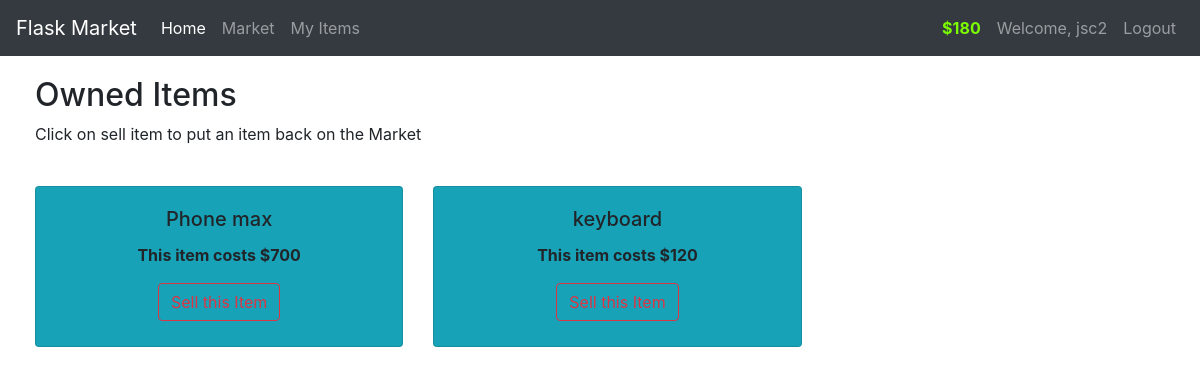
/myitems (signed in), run on the app's committed database.
### market/models.py (models this page shows, shortened)
class User(db.Model, UserMixin):
    id = db.Column(db.Integer(), primary_key=True)
    username = db.Column(db.String(length=30), nullable=False, unique=True)
    email_address = db.Column(db.String(length=50), nullable=False, unique=True)
    password_hash = db.Column(db.String(length=60), nullable=False)
    budget = db.Column(db.Integer(), nullable=False, default=1000)
    items = db.relationship('Item', backref='owned_user', lazy=True)
    @property
    def prettier_budget(self):
        if len(str(self.budget)) >= 4:
            return f'${str(self.budget)[:-3]},{str(self.budget)[-3:]}'
        else:
            return f"${self.budget}"
    @property
    def password(self):
        return self.password

class Item(db.Model):
    id = db.Column(db.Integer(), primary_key=True)
    name = db.Column(db.String(length=30), nullable=False)
    price = db.Column(db.Integer(), nullable=False)
    barcode = db.Column(db.String(length=12), nullable=False, unique=True)
    description = db.Column(db.String(length=1024), nullable=False)
    owner = db.Column(db.Integer(), db.ForeignKey('user.id'))

### market/routes.py (the view, shortened to what this page needs)
@app.route('/myitems', methods=['GET', 'POST'])
@login_required
def items_page():
    selling_form = SellItemForm()
    if request.method == "GET":
        owned_items = Item.query.filter_by(owner=current_user.id)
        return render_template('myitems.html', owned_items=owned_items, selling_form=selling_form)

### market/models.py (called while the page is built)
@login_manager.user_loader
def load_user(user_id):
    return User.query.get(int(user_id))

### market/templates/myitems.html (shortened to what this page needs)
{% extends 'base.html' %}
{% block content %}
<div class="row" style="margin-top:20px; margin-left:20px">
    <div class="col-8">
        <h2>Owned Items</h2>
        <p>Click on sell item to put an item back on the Market</p>
        <br>
        <div class="row">
            {% for owned_item in owned_items %}
            <div class="col-md-6">
                <div style="margin-bottom: 5px" class="card text-center bg-info">
                    <div class="card-body">
                        <h5 class="card-title">{{ owned_item.name }}</h5>
                        <p class="card-text"><strong>
                                This item costs ${{ owned_item.price }}
                            </strong></p>
                        <button type="button" class="btn btn-outline-danger" style="margin-bottom: 5px" data-toggle="modal" data-target="#Modal-SellingConfirm-{{ owned_item.id }}">
                        </button>
                    </div>
                </div>
            </div>
            {% endfor %}
        </div>
    </div>
</div>
{% endblock %}

### market/templates/base.html (shortened to what this page needs)
<!doctype html>
<html lang="en">
<head>
    <link rel="stylesheet" href="https://cdn.jsdelivr.net/npm/bootstrap@4.5.3/dist/css/bootstrap.min.css"
>
</head>
<body>
    <nav class="navbar navbar-expand-md navbar-dark bg-dark">
        <a class="navbar-brand" href="#">Flask Market</a>
        <div class="collapse navbar-collapse" id="navbarNav">
            <ul class="navbar-nav mr-auto">
                <li class="nav-item active">
                    <a class="nav-link" href="{{ url_for('home_page') }}">Home </a>
                </li>
                <li class="nav-item">
                    <a class="nav-link" href="{{ url_for('market_page') }}">Market</a>
                </li>
                <li class="nav-item">
                    <a class="nav-link" href="{{ url_for('items_page') }}">My Items</a>
                </li>
            </ul>
            {% if current_user.is_authenticated %}
            <ul class="navbar-nav">
                <li class="nav-item">
                    <a class="nav-link" style="color: lawngreen; font-weight: bold">
                        {{ current_user.prettier_budget }}
                    </a>
                </li>
                <li class="nav-item">
                    <a class="nav-link">Welcome, {{ current_user.username }}</a>
                </li>
                <li class="nav-item">
                    <a class="nav-link" href="{{ url_for('logout_page') }}">Logout</a>
                </li>
            </ul>
            {% endif %}
        </div>
    </nav>
    {% block content %}
    {% endblock %}
</body>
</html>

### data on the page
User: prettier_budget "$180", username "jsc2"
Item: name "Phone max", price "700"
Item: name "keyboard", price "120"
